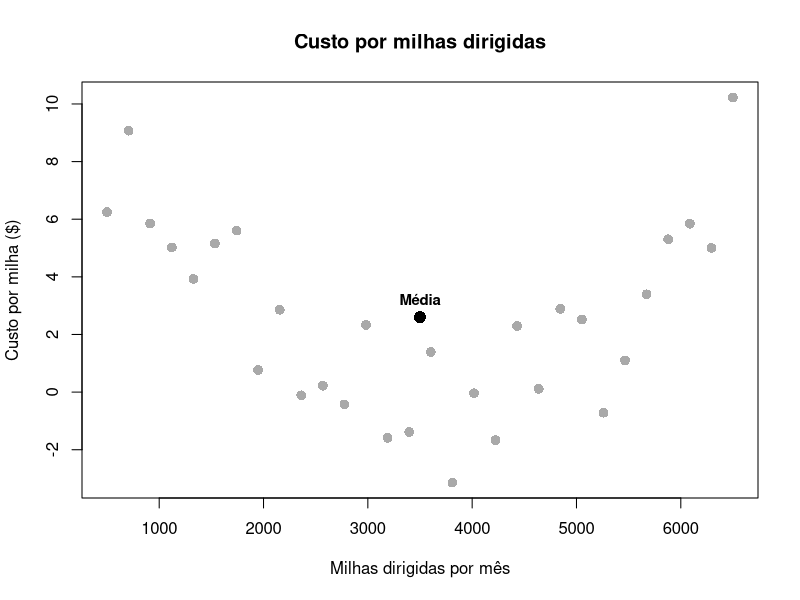
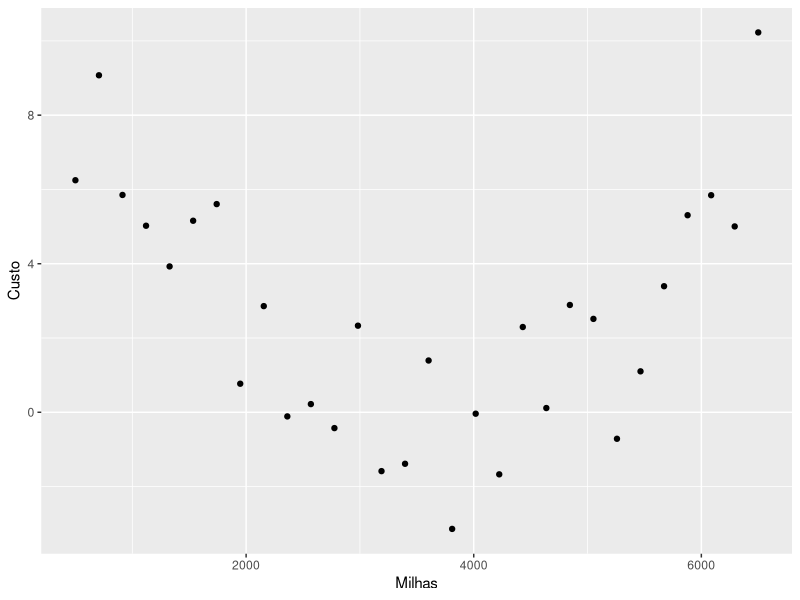

Here is the R script that generated these plots, in order:
library(tidyverse)
set.seed(0812)


# Geração do Dataset semelhante ao livro

x <- seq(-3, 3, length.out = 30)
y <- x^2 + rnorm(30, sd = 1.5)

dados <- data.frame(Milhas = (x + 3.5) * 1000, Custo = y)

# Visualização RBase

plot(
  dados$Milhas,
  dados$Custo,
  main = "Custo por milhas dirigidas",
  xlab = "Milhas dirigidas por mês",
  ylab = "Custo por milha ($)",
  pch = 16,
  cex = 1.3,
  col = "darkgrey"
)
points(
  x = mean(dados$Milhas),
  y = mean(dados$Custo),
  cex = 1.6,
  pch = 16
)
text(
  x = mean(dados$Milhas),
  y = mean(dados$Custo),
  labels = "Média",
  pos = 3,
  cex = 0.9,
  font = 2,
  offset = 0.6
)


# Reprodução em ggplot2

dados %>% 
  ggplot(aes(x = Milhas, y = Custo)) +
  geom_point()
